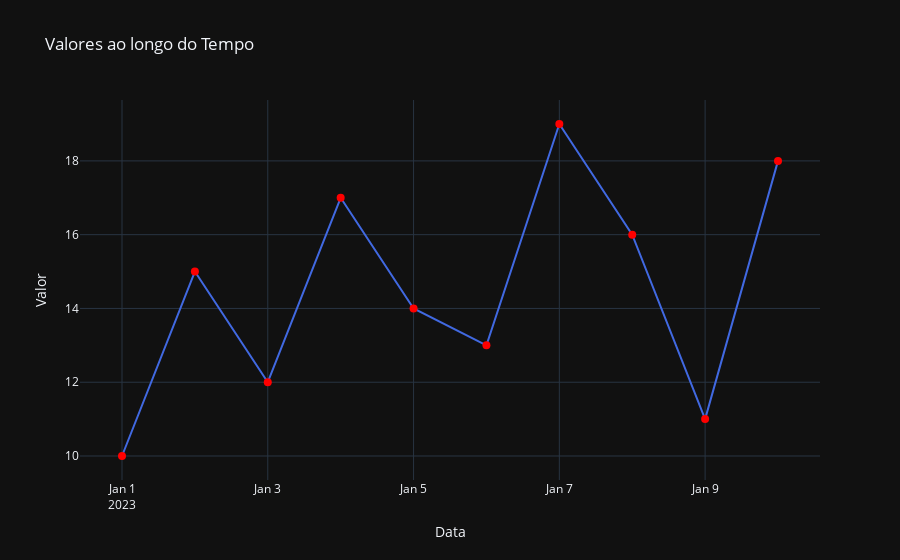

Notebook cell for this chart:
### Markdown cell above
### Extra: Visualização com Plotly

### Code cell
import pandas as pd
import plotly.graph_objects as go

# Criando um DataFrame de exemplo com colunas timestamp e valores numéricos
dados = {
    'Timestamp': pd.date_range(start='2023-01-01', periods=10, freq='D'),
    'Valor': [10, 15, 12, 17, 14, 13, 19, 16, 11, 18]
}

df = pd.DataFrame(dados)

print("DataFrame Original:")
print(df)

# Usando Plotly Graph Objects para plotar os dados com personalizações
fig = go.Figure()

fig.add_trace(go.Scatter(
    x=df['Timestamp'],
    y=df['Valor'],
    mode='lines+markers',  # Adiciona marcadores aos pontos de dados
    name='Valor',
    line=dict(color='royalblue', width=2),
    marker=dict(color='red', size=8)
))

# Ajustando o layout do gráfico
fig.update_layout(
    title='Valores ao longo do Tempo',
    xaxis_title='Data',
    yaxis_title='Valor',
    template='plotly_dark'  # Mudar o tema do gráfico
)

# Mostrar o gráfico
fig.show()

### Figure 1 — Plotly figure (JSON) as saved in the notebook; plotly's stock layout.template omitted (floating-point values rounded to 4 significant figures)
{"data": [{"line": {"color": "royalblue", "width": 2}, "marker": {"color": "red", "size": 8}, "mode": "lines+markers", "name": "Valor", "type": "scatter", "x": ["2023-01-01T00:00:00", "2023-01-02T00:00:00", "2023-01-03T00:00:00", "2023-01-04T00:00:00", "2023-01-05T00:00:00", "2023-01-06T00:00:00", "2023-01-07T00:00:00", "2023-01-08T00:00:00", "2023-01-09T00:00:00", "2023-01-10T00:00:00"], "y": [10, 15, 12, 17, 14, 13, 19, 16, 11, 18]}], "layout": {"title": {"text": "Valores ao longo do Tempo"}, "xaxis": {"title": {"text": "Data"}}, "yaxis": {"title": {"text": "Valor"}}}}
